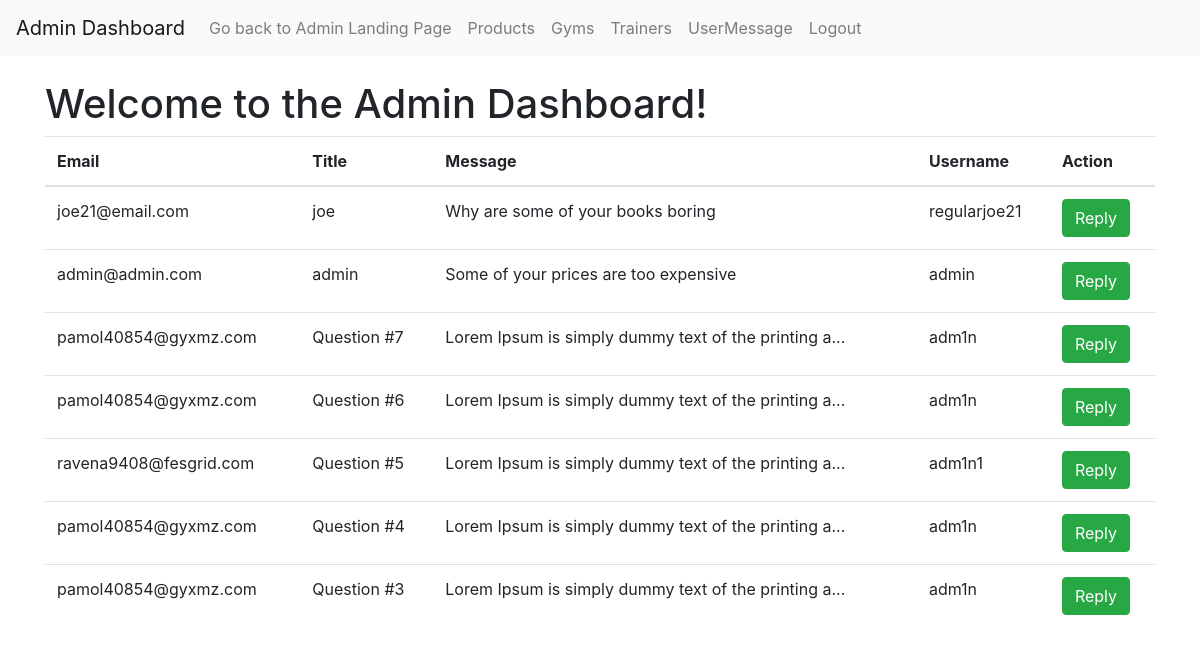
/index.php?controller=admin&action=usermessage (signed in), run on the app's committed database.
### tables this page shows
CREATE TABLE `user_question` (
  `pk` int(11) NOT NULL,
  `name` varchar(255) NOT NULL,
  `email` varchar(255) NOT NULL,
  `message` varchar(255) NOT NULL,
  `username` varchar(255) NOT NULL
);

### controllers/AdminController.php (called while the page is built, shortened)
<?php
require_once 'models/UserQuestionModel.php';
class AdminController {
    private $userquestionModel;
    public function __construct($db) {
        $this->userquestionModel = new UserQuestionModel($db);
    }
    public function usermessage() {
        try {
            $user_question = $this->userquestionModel->get_all_user_question();
            include 'views/admin/usermessage.php';
        } catch (PDOException $e) {
            echo 'Error: ' . $e->getMessage();
        }
    }
}
?>

### models/UserQuestionModel.php (called while the page is built, shortened)
<?php
class UserQuestionModel
{
    private $db;
    public function __construct($db)
    {
        $this->db = $db;
    }
    public function get_all_user_question()
    {
        $query = 'SELECT * FROM user_question ORDER BY PK DESC';
        $stmt = $this->db->prepare($query);
        $stmt->execute();
        return $stmt->fetchAll(PDO::FETCH_ASSOC);
    }
}

### views/admin/usermessage.php (the view, shortened to what this page needs)
<!DOCTYPE html>
<html lang="en">
<head>
    <link rel="stylesheet" href="https://stackpath.bootstrapcdn.com/bootstrap/4.3.1/css/bootstrap.min.css">
</head>
<body>
    <nav class="navbar navbar-expand-lg navbar-light bg-light">
        <a class="navbar-brand" href="#">Admin Dashboard</a>
        <div class="collapse navbar-collapse" id="navbarNav">
            <ul class="navbar-nav">
                <li class="nav-item">
                    <a class="nav-link" href="index.php?controller=admin&action=landingPage">Go back to Admin Landing Page</a>
                </li>
                <li class="nav-item">
                    <a class="nav-link" href="index.php?controller=product&action=displayDetails">Products</a>
                </li>
                <li class="nav-item">
                    <a class="nav-link" href="index.php?controller=gym&action=displayDetails">Gyms</a>
                </li>
                <li class="nav-item">
                    <a class="nav-link" href="index.php?controller=trainer&action=displayDetails">Trainers</a>
                </li>
                <li class="nav-item">
                    <a class="nav-link" href="index.php?controller=admin&action=usermessage">UserMessage</a>
                </li>
                <li class="nav-item">
                    <a class="nav-link" href="logout.php">Logout</a>
                </li>
            </ul>
        </div>
    </nav>
    <div class="container mt-4">
        <h1>Welcome to the Admin Dashboard!</h1>
        <table class="table">
            <thead>
                <tr>
                    <th scope="col">Email</th>
                    <th scope="col">Title</th>
                    <th scope="col">Message</th>
                    <th scope="col">Username</th>
                    <th scope="col">Action</th>
                </tr>
            </thead>
            <tbody>
                <?php foreach ($user_question as $user) : ?>
                    <tr>
                        <td><?php echo $user['email']; ?></td>
                        <td><?php echo $user['name']; ?></td>
                        <td><?php
                            $description = $user['message'];
                            echo strlen($description) > 50 ? substr($description, 0, 50) . '...' : $description;
                            ?>
                        </td>
                        <td><?php echo $user['username']; ?></td>
                        <td>
                            <a href="index.php?controller=admin&action=replymessage&pk=<?php echo $user['pk']; ?>" class="btn btn-success">Reply
                            </a>
                        </td>
                    </tr>
                <?php endforeach; ?>
            </tbody>
        </table>
    </div>
</body>
</html>

### data on the page
user_question: email "joe21@email.com", name "joe", message "Why are some of your books boring", username "regularjoe21"
user_question: email "admin@admin.com", name "admin", message "Some of your prices are too expensive", username "admin"
user_question: email "pamol40854@gyxmz.com", name "Question #7", message "Lorem Ipsum is simply dummy text of the printing a", username "adm1n"
user_question: email "pamol40854@gyxmz.com", name "Question #6", message "Lorem Ipsum is simply dummy text of the printing a", username "adm1n"
user_question: email "ravena9408@fesgrid.com", name "Question #5", message "Lorem Ipsum is simply dummy text of the printing a", username "adm1n1"
user_question: email "pamol40854@gyxmz.com", name "Question #4", message "Lorem Ipsum is simply dummy text of the printing a", username "adm1n"
user_question: email "pamol40854@gyxmz.com", name "Question #3", message "Lorem Ipsum is simply dummy text of the printing a", username "adm1n"
